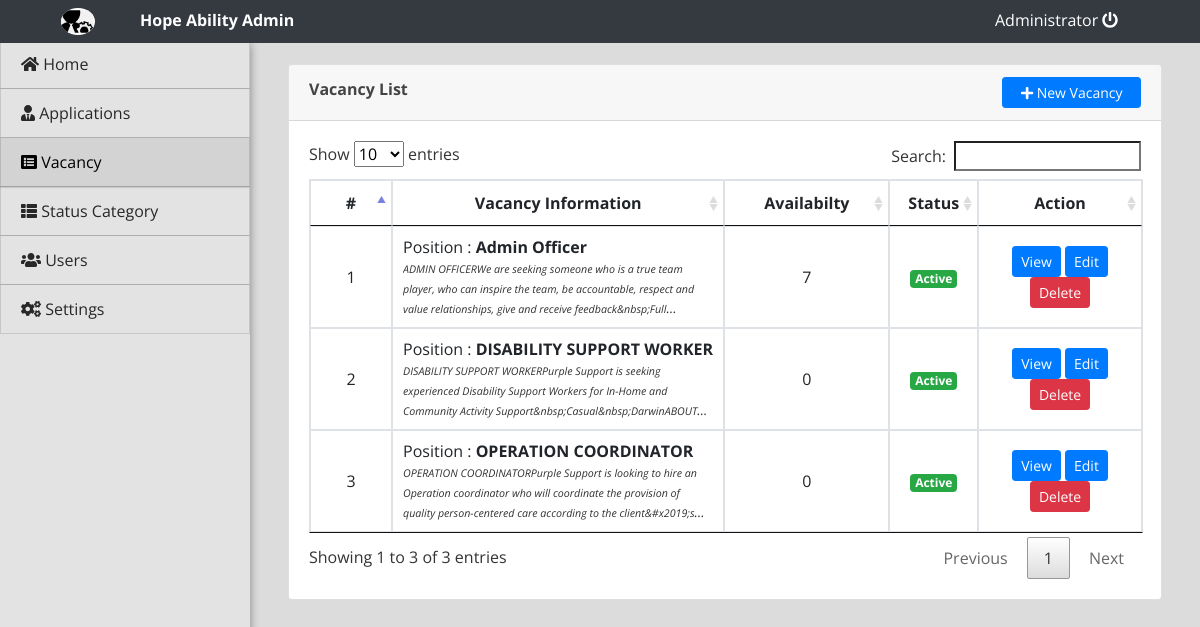
Page /Workwithus/admin/index.php?page=vacancy (signed in) on the committed database.
### tables this page shows
CREATE TABLE `vacancy` (
  `id` int(30) NOT NULL,
  `position` varchar(200) NOT NULL,
  `availability` int(30) NOT NULL,
  `description` text NOT NULL,
  `status` tinyint(1) NOT NULL DEFAULT 1,
  `date_created` datetime NOT NULL DEFAULT current_timestamp()
);

### Workwithus/admin/vacancy.php (the view, shortened to what this page needs)
<?php include('db_connect.php');?>
<div class="container-fluid">
	<div class="col-lg-12">
		<div class="row">
			<div class="col-md-12">
				<div class="card">
					<div class="card-header">
						<div class="row">
							<div class="col-lg-12">
								<span><large><b>Vacancy List</b></large></span>
								<button class="btn btn-sm btn-block btn-primary btn-sm col-md-2 float-right" type="button" id="new_vacancy"><i class="fa fa-plus"></i> New Vacancy</button>
							</div>
						</div>
					</div>
					<div class="card-body">
						<table class="table table-bordered table-hover">
							<colgroup>
								<col width="10%">
								<col width="40%">
								<col width="20%">
								<col width="10%">
								<col width="20%">
							</colgroup>
							<thead>
								<tr>
									<th class="text-center">#</th>
									<th class="text-center">Vacancy Information</th>
									<th class="text-center">Availabilty</th>
									<th class="text-center">Status</th>
									<th class="text-center">Action</th>
								</tr>
							</thead>
							<tbody>
								<?php
								$i = 1;
								$plan = $conn->query("SELECT * FROM vacancy order by id asc");
								while($row=$plan->fetch_assoc()):
									$trans = get_html_translation_table(HTML_ENTITIES,ENT_QUOTES);
									unset($trans["\""], $trans["<"], $trans[">"], $trans["<h2"]);
									$desc = strtr(html_entity_decode($row['description']),$trans);
									$desc=str_replace(array("<li>","</li>"), array("",","), $desc);
								?>
								<tr>
									<td class="text-center"><?php echo $i++ ?></td>
									<td class="">
										<p>Position : <b><?php echo $row['position'] ?></b></p>
										<p class=" truncate"><i><small><?php echo strip_tags($desc) ?></small></i></p>
									</td>
									<td class="text-center">
										<?php echo $row['availability'] ?>
									</td>
									<td class="text-center">
										<?php if($row['status'] == 1): ?>
											<span class="badge badge-success">Active</span>
										<?php else: ?>
											<span class="badge badge-danger">Closed</span>
										<?php endif; ?>
									</td>
									<td class="text-center">
										<button class="btn btn-sm btn-primary view_vacancy" type="button" data-id="<?php echo $row['id'] ?>" >View</button>
										<button class="btn btn-sm btn-primary edit_vacancy" type="button" data-id="<?php echo $row['id'] ?>" >Edit</button>
										<button class="btn btn-sm btn-danger delete_vacancy" type="button" data-id="<?php echo $row['id'] ?>">Delete</button>
									</td>
								</tr>
								<?php endwhile; ?>
							</tbody>
						</table>
					</div>
				</div>
			</div>
		</div>
	</div>
</div>

### Workwithus/admin/index.php (shortened to what this page needs)
<!DOCTYPE html>
<html lang="en">
<head>
<?php
 include('./header.php');
 ?>
</head>
<body>
	<?php include 'topbar.php' ?>
	<?php include 'navbar.php' ?>
  <main id="view-panel" >
      <?php $page = isset($_GET['page']) ? $_GET['page'] :'home'; ?>
  	<?php include $page.'.php' ?>
  </main>
</body>
</html>

### Workwithus/admin/header.php (shortened to what this page needs)
  <link rel="stylesheet" href="assets/font-awesome/css/all.min.css">
<link href="assets/vendor/bootstrap/css/bootstrap.min.css" rel="stylesheet">
<link href="assets/vendor/icofont/icofont.min.css" rel="stylesheet">
<link href="assets/vendor/boxicons/css/boxicons.min.css" rel="stylesheet">
<link href="assets/vendor/venobox/venobox.css" rel="stylesheet">
<link href="assets/vendor/animate.css/animate.min.css" rel="stylesheet">
<link href="assets/vendor/remixicon/remixicon.css" rel="stylesheet">
<link href="assets/vendor/owl.carousel/assets/owl.carousel.min.css" rel="stylesheet">
<link href="assets/vendor/bootstrap-datepicker/css/bootstrap-datepicker.min.css" rel="stylesheet">
<link href="assets/DataTables/datatables.min.css" rel="stylesheet">
<link href="assets/css/jquery.datetimepicker.min.css" rel="stylesheet">
<link href="assets/css/select2.min.css" rel="stylesheet">
<link href="assets/css/style.css" rel="stylesheet">
<link type="text/css" rel="stylesheet" href="assets/css/jquery-te-1.4.0.css">

### Workwithus/admin/topbar.php (shortened to what this page needs)
<nav class="navbar navbar-light fixed-top bg-dark" style="padding:0;">
  <div class="container-fluid mt-2 mb-2">
  	<div class="col-lg-12">
  		<div class="col-md-1 float-left" style="display: flex;">
  			<div class="logo">
  				<img src="./assets/img/user3.png" alt="">
  			</div>
  		</div>
      <div class="col-md-4 float-left text-white">
        <large><b>Hope Ability Admin</b></large>
      </div>
	  	<div class="col-md-2 float-right text-white">
	  		<a href="ajax.php?action=logout" class="text-white"><?php echo $_SESSION['login_name'] ?> <i class="fa fa-power-off"></i></a>
	    </div>
    </div>
  </div>
</nav>

### Workwithus/admin/navbar.php (shortened to what this page needs)
<nav id="sidebar" class='mx-lt-5' >
		<div class="sidebar-list">
				<a href="index.php?page=home" class="nav-item nav-home"><span class='icon-field'><i class="fa fa-home"></i></span> Home</a>
				<a href="index.php?page=applications" class="nav-item nav-applications"><span class='icon-field'><i class="fa fa-user-tie"></i></span> Applications</a>
				<a href="index.php?page=vacancy" class="nav-item nav-vacancy"><span class='icon-field'><i class="fa fa-list-alt"></i></span> Vacancy</a>
				<a href="index.php?page=recruitment_status" class="nav-item nav-recruitment_status"><span class='icon-field'><i class="fa fa-th-list"></i></span> Status Category</a>
				<?php if($_SESSION['login_type'] == 1): ?>
				<a href="index.php?page=users" class="nav-item nav-users"><span class='icon-field'><i class="fa fa-users"></i></span> Users</a>
				<a href="index.php?page=site_settings" class="nav-item nav-site_settings"><span class='icon-field'><i class="fa fa-cogs"></i></span> Settings</a>
			<?php endif; ?>
		</div>
</nav>

### Workwithus/admin/assets/css/style.css (style rules this page uses)
body { font-family: "Open Sans", sans-serif; color: #444444; width: 100%; height: calc(100%); }
a { color: #1977cc; }
.logo { overflow:hidden; }
.logo>img { width: 26px; height: 15px; object-fit: cover; transform: scale(1.5); }
nav#sidebar { height: calc(100%); position: fixed; z-index: 99; left: 0; top: 39px; width: 250px; background-color: #e3e3e3; box-shadow: 0 5px 9px #0006; }
a.nav-item { position: relative; display: block; padding: .75rem 1.25rem; margin-bottom: -1px; border: 1px solid rgba(0,0,0,.125); color: #282828; }
a.nav-item:hover, .nav-item.active { background-color: #ccccccad; color: #000; box-shadow: -1px 1px 1px #0000001c; }
main#view-panel { margin-left: 250px; width:calc(100% - 250px); margin-top: 3.5rem; padding: .5em }
.truncate { overflow: hidden; text-overflow: ellipsis; display: -webkit-box; -webkit-line-clamp: 3; -webkit-box-orient: vertical; font-size: smaller; color: #000000cf; font-style: italic; }

### Workwithus/admin/index.php (style rules this page uses)
body { background: #80808045; }

### Workwithus/admin/topbar.php (style rules this page uses)
.logo { margin: auto; background: white; border-radius: 50% 50%; height:27px; width:34px; color: #000000b3; }

### Workwithus/admin/vacancy.php (style rules this page uses)
td { vertical-align: middle !important; }
td p { margin: unset }
img { max-width:100px; max-height: :150px; }

### rows in the picture
vacancy: position "Admin Officer", description "ADMIN OFFICERWe are seeking someone who is a true team player, who can inspire the team, be accountable, respect and value relationships, give and receive…", availability "7", status "Active"
vacancy: position "DISABILITY SUPPORT WORKER", description "DISABILITY SUPPORT WORKERPurple Support is seeking experienced Disability Support Workers for In-Home and Community Activity…", availability "0", status "Active"
vacancy: position "OPERATION COORDINATOR", description "OPERATION COORDINATORPurple Support is looking to hire an Operation coordinator who will coordinate the provision of quality person-centered care according to the…", availability "0", status "Active"

### other values in the picture
$_SESSION['login_name'] "Administrator"
